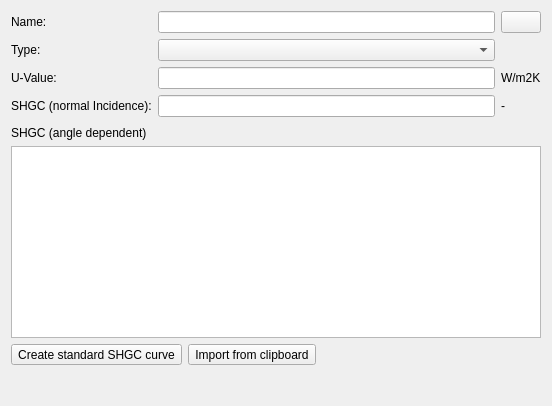
<?xml version="1.0" encoding="UTF-8"?>
<ui version="4.0">
 <class>SVDBWindowGlazingSystemEditWidget</class>
 <widget class="QWidget" name="SVDBWindowGlazingSystemEditWidget">
  <property name="geometry">
   <rect>
    <x>0</x>
    <y>0</y>
    <width>552</width>
    <height>406</height>
   </rect>
  </property>
  <property name="windowTitle">
   <string>Window Glazing System Database</string>
  </property>
  <layout class="QGridLayout" name="masterLayout">
   <item row="0" column="0">
    <widget class="QLabel" name="labelDisplayName">
     <property name="minimumSize">
      <size>
       <width>60</width>
       <height>0</height>
      </size>
     </property>
     <property name="text">
      <string>Name:</string>
     </property>
    </widget>
   </item>
   <item row="0" column="2">
    <widget class="QtExt::LanguageStringEditWidget1" name="lineEditName">
     <property name="minimumSize">
      <size>
       <width>300</width>
       <height>0</height>
      </size>
     </property>
    </widget>
   </item>
   <item row="0" column="3">
    <widget class="QtExt::ColorButton" name="pushButtonColor">
     <property name="sizePolicy">
      <sizepolicy hsizetype="Fixed" vsizetype="Fixed">
       <horstretch>0</horstretch>
       <verstretch>0</verstretch>
      </sizepolicy>
     </property>
    </widget>
   </item>
   <item row="1" column="0">
    <widget class="QLabel" name="labelFrameUValue_2">
     <property name="text">
      <string>Type:</string>
     </property>
    </widget>
   </item>
   <item row="1" column="2">
    <widget class="QComboBox" name="comboBoxType"/>
   </item>
   <item row="2" column="0">
    <widget class="QLabel" name="labelFrameUValue">
     <property name="text">
      <string>U-Value:</string>
     </property>
    </widget>
   </item>
   <item row="2" column="2">
    <widget class="QtExt::ValidatingLineEdit" name="lineEditUValue"/>
   </item>
   <item row="2" column="3">
    <widget class="QLabel" name="labelFrameInputUnit">
     <property name="text">
      <string>W/m2K</string>
     </property>
    </widget>
   </item>
   <item row="3" column="0" colspan="2">
    <widget class="QLabel" name="labelSHGC">
     <property name="text">
      <string>SHGC (normal Incidence):</string>
     </property>
    </widget>
   </item>
   <item row="3" column="2">
    <widget class="QtExt::ValidatingLineEdit" name="lineEditSHGC0"/>
   </item>
   <item row="3" column="3">
    <widget class="QLabel" name="labelSHGCUnit">
     <property name="text">
      <string>-</string>
     </property>
    </widget>
   </item>
   <item row="4" column="1">
    <spacer name="verticalSpacer">
     <property name="orientation">
      <enum>Qt::Vertical</enum>
     </property>
     <property name="sizeType">
      <enum>QSizePolicy::Preferred</enum>
     </property>
     <property name="sizeHint" stdset="0">
      <size>
       <width>20</width>
       <height>4</height>
      </size>
     </property>
    </spacer>
   </item>
   <item row="5" column="0" colspan="2">
    <widget class="QLabel" name="label">
     <property name="text">
      <string>SHGC (angle dependent)</string>
     </property>
    </widget>
   </item>
   <item row="6" column="0" colspan="4">
    <widget class="QTableWidget" name="tableWidgetSHGC">
     <property name="sizePolicy">
      <sizepolicy hsizetype="Preferred" vsizetype="Expanding">
       <horstretch>0</horstretch>
       <verstretch>0</verstretch>
      </sizepolicy>
     </property>
     <property name="alternatingRowColors">
      <bool>true</bool>
     </property>
     <property name="selectionMode">
      <enum>QAbstractItemView::SingleSelection</enum>
     </property>
     <property name="selectionBehavior">
      <enum>QAbstractItemView::SelectRows</enum>
     </property>
     <attribute name="horizontalHeaderStretchLastSection">
      <bool>true</bool>
     </attribute>
     <attribute name="verticalHeaderVisible">
      <bool>false</bool>
     </attribute>
    </widget>
   </item>
   <item row="7" column="0" colspan="4">
    <layout class="QHBoxLayout" name="horizontalLayout">
     <item>
      <widget class="QToolButton" name="toolButtonCreateSpline">
       <property name="text">
        <string>Create standard SHGC curve</string>
       </property>
      </widget>
     </item>
     <item>
      <widget class="QToolButton" name="toolButtonImportSplineFromClipboard">
       <property name="text">
        <string>Import from clipboard</string>
       </property>
      </widget>
     </item>
     <item>
      <spacer name="horizontalSpacer">
       <property name="orientation">
        <enum>Qt::Horizontal</enum>
       </property>
       <property name="sizeHint" stdset="0">
        <size>
         <width>40</width>
         <height>20</height>
        </size>
       </property>
      </spacer>
     </item>
    </layout>
   </item>
   <item row="8" column="0" colspan="3">
    <widget class="QwtPlot" name="shgcPlot" native="true">
     <property name="sizePolicy">
      <sizepolicy hsizetype="Expanding" vsizetype="Preferred">
       <horstretch>0</horstretch>
       <verstretch>0</verstretch>
      </sizepolicy>
     </property>
    </widget>
   </item>
   <item row="8" column="3">
    <spacer name="verticalSpacer_2">
     <property name="orientation">
      <enum>Qt::Vertical</enum>
     </property>
     <property name="sizeHint" stdset="0">
      <size>
       <width>20</width>
       <height>25</height>
      </size>
     </property>
    </spacer>
   </item>
  </layout>
 </widget>
 <customwidgets>
  <customwidget>
   <class>QtExt::ValidatingLineEdit</class>
   <extends>QLineEdit</extends>
   <header location="global">QtExt_ValidatingLineEdit.h</header>
   <slots>
    <signal>editingFinishedSuccessfully()</signal>
   </slots>
  </customwidget>
  <customwidget>
   <class>QtExt::LanguageStringEditWidget1</class>
   <extends>QLineEdit</extends>
   <header location="global">QtExt_LanguageStringEditWidget1.h</header>
   <container>1</container>
  </customwidget>
  <customwidget>
   <class>QtExt::ColorButton</class>
   <extends>QPushButton</extends>
   <header location="global">QtExt_ColorButton.h</header>
  </customwidget>
  <customwidget>
   <class>QwtPlot</class>
   <extends>QWidget</extends>
   <header location="global">qwt_plot.h</header>
   <container>1</container>
  </customwidget>
 </customwidgets>
 <resources/>
 <connections/>
</ui>
